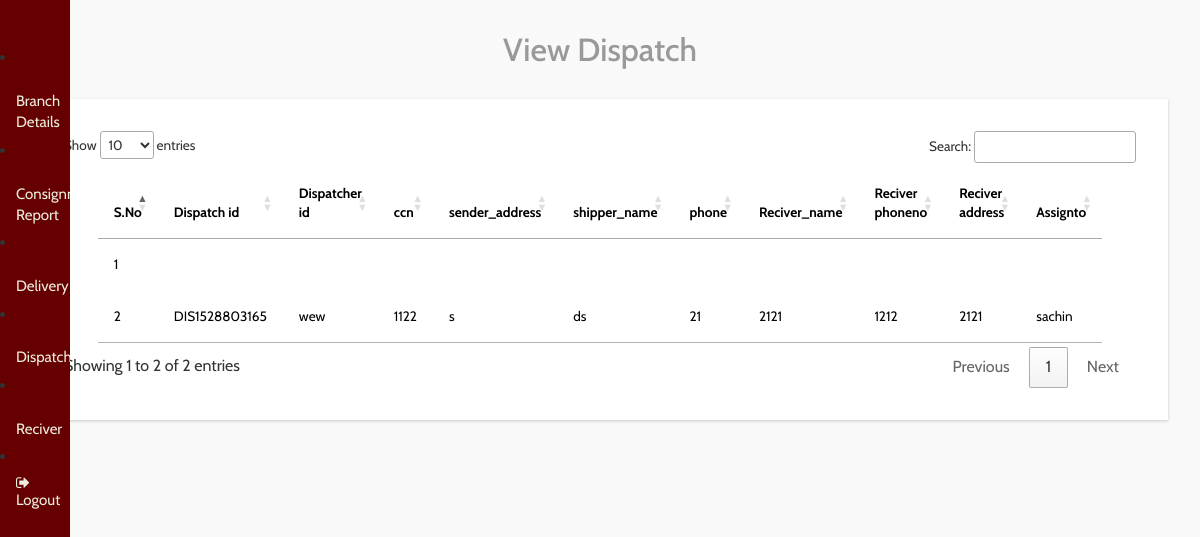
Page /dealer/view_dispatches.php on the committed database.
### tables this page shows
CREATE TABLE `dispatcher` (
  `id` int(11) NOT NULL,
  `ccn` text NOT NULL,
  `Branch_name` text NOT NULL,
  `shipper_name` text NOT NULL,
  `phone` text NOT NULL,
  `sender_address` text NOT NULL,
  `reciver_name` text NOT NULL,
  `reciver_phoneno` text NOT NULL,
  `reciver_ address` text NOT NULL,
  `assignto` text NOT NULL,
  `dispatcher_Id` text NOT NULL,
  `dispatchid` text NOT NULL
);

CREATE TABLE `emplyee` (
  `id` int(11) NOT NULL,
  `name` text NOT NULL,
  `role` text NOT NULL,
  `branchid` text NOT NULL,
  `branch_name` text NOT NULL,
  `branch_location` text NOT NULL,
  `dateofjoin` date NOT NULL,
  `salary` int(100) NOT NULL,
  `Empid` text NOT NULL
);

### dealer/view_dispatches.php (the view, shortened to what this page needs)
<?php
include('header.php');
include('../connection.php');
?>
<link rel="stylesheet" href="http://cdn.datatables.net/1.10.2/css/jquery.dataTables.min.css"></style>
<div id="page-wrapper">
  <div class="graphs">
    <h3 class="blank1" align="center">View Dispatch</h3>
    <div class="xs tabls">
      <div class="bs-example4" data-example-id="contextual-table">
        <table class="table table-hover" id="example" class="display" width="80%" cellspacing="0">
          <thead>
            <tr>
            <th>S.No</th>
              <th>Dispatch id</th>
              <th>Dispatcher id</th>
              <th>ccn</th>
              <th>sender_address</th>
              <th>shipper_name</th>
              <th>phone</th>
              <th>Reciver_name</th>
              <th>Reciver phoneno</th>
              <th>Reciver address</th>
              <th>Assignto</th>
            </tr>
          </thead>
          <tbody>
          <?php
            $sql="Select * from dispatcher";
            $res=mysqli_query($conn,$sql);
            $i=1;
            while($ros=mysqli_fetch_array($res))
            {
              ?>
          <tr>
            <td><?php echo $i++;?></td>
             <td><?php echo $ros['dispatchid'];?></td>
            <td><?php echo $ros['dispatcher_Id'];?></td>
            <td><?php echo $ros['ccn'];?></td>
            <td><?php echo $ros['sender_address'];?></td>
            <td><?php echo $ros['shipper_name'];?></td>
             <td><?php echo $ros['phone'];?></td>
            <td><?php echo $ros['reciver_name'];?></td>
            <td><?php echo $ros['reciver_phoneno'];?></td>
            <td><?php echo $ros['reciver_ address'];?></td>
             <td><?php $empid=$ros['dispatcher_Id'];
                 $ris=mysqli_query($conn,"SELECT * FROM  `emplyee` WHERE Empid ='$empid'");
                  $ras=mysqli_fetch_array($ris);
                  echo $ras['name'];
             ?>
             </td>
          </tr>
          <?php
        }
        ?>
          </tbody>
        </table>
      </div>
    </div>
  </div>
</div>

### rows in the picture
dispatcher: dispatchid "DIS1528803165", dispatcher_Id "wew", ccn "1122", sender_address "s", shipper_name "ds", phone "21", reciver_name "2121", reciver_phoneno "1212", reciver_ address "2121", emplyee.name "sachin"
